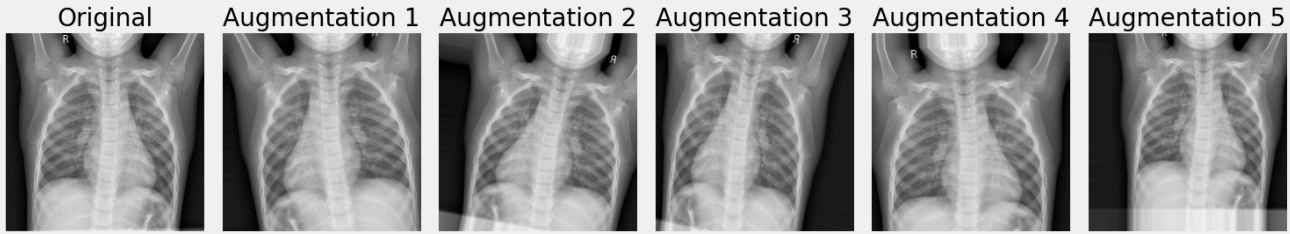
#> input picture img/augmentation_donnees_deep.png, 1290 x 234 px; its folder holds only this picture in this run
$ python -i preprocess_images.py   (imports and definitions only)
#> lines starting #> are read from the running program, lines starting #| are printed output that depends on the picture
#> further down, picture is the input picture: shape (234, 1290, 3); min 0, max 246, mean 146.7
"""
Module de prétraitement d'images pour la détection de pneumonie à partir de radiographies thoraciques.

Ce module contient des fonctions pour préparer les images pour l'entraînement d'un modèle
de deep learning, notamment le redimensionnement, la normalisation et l'augmentation des données.
"""

import os
import numpy as np
import cv2
from PIL import Image
import matplotlib.pyplot as plt
from sklearn.model_selection import train_test_split
import random

# [88 lines left out: functions redimensionner_image, normaliser_image, charger_et_pretraiter_image, pretraiter_lot_images, not called in this run]

def augmenter_image(image, rotation_max=20, translation_max=0.1, zoom_range=0.1, flip_horizontal=True):
    """
    Applique des transformations aléatoires à une image pour l'augmentation de données.

    Args:
        image (numpy.ndarray): Image à augmenter.
        rotation_max (int): Angle maximal de rotation en degrés.
        translation_max (float): Translation maximale en proportion de la taille de l'image.
        zoom_range (float): Plage de zoom (1-zoom_range, 1+zoom_range).
        flip_horizontal (bool): Si True, applique un retournement horizontal aléatoire.

    Returns:
        numpy.ndarray: Image augmentée.
    """
#> called with rotation_max = 20, translation_max = 0.1, zoom_range = 0.1, flip_horizontal = True
    # Obtenir les dimensions de l'image
    height, width = image.shape[:2]
#> height = 234; width = 1290

    # Supprimer la dimension du canal si présente
    if len(image.shape) == 3 and image.shape[2] == 1:
        image = image.squeeze()

    # Rotation aléatoire
    if rotation_max > 0:
        angle = random.uniform(-rotation_max, rotation_max)
        M = cv2.getRotationMatrix2D((width/2, height/2), angle, 1)
        image = cv2.warpAffine(image, M, (width, height), borderMode=cv2.BORDER_REFLECT)
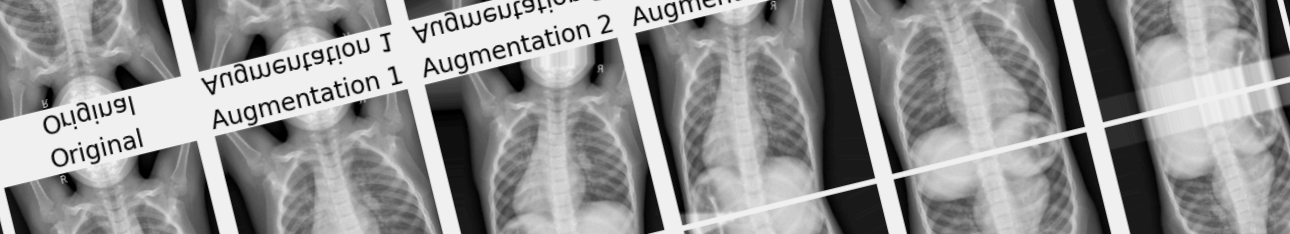
#> image: shape (234, 1290, 3); min 0, max 245, mean 148.1

    # Translation aléatoire
    if translation_max > 0:
        tx = random.uniform(-translation_max, translation_max) * width
#> tx = 66.55
        ty = random.uniform(-translation_max, translation_max) * height
#> ty = -3.72
        M = np.float32([[1, 0, tx], [0, 1, ty]])
#> M = [[1, 0, 66.55], [0, 1, -3.72]]
        image = cv2.warpAffine(image, M, (width, height), borderMode=cv2.BORDER_REFLECT)
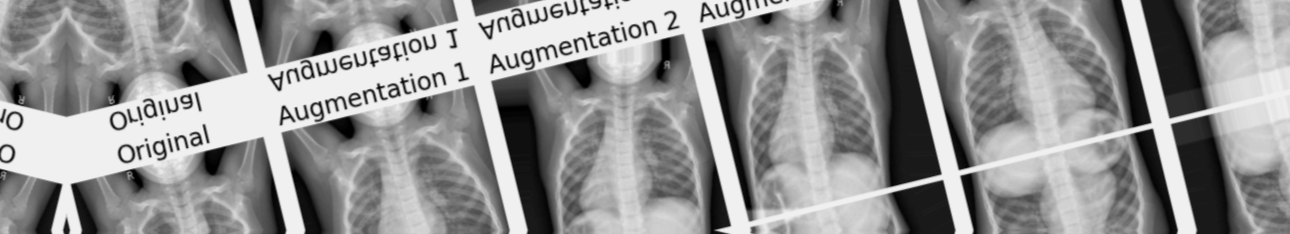
#> image: shape (234, 1290, 3); min 0, max 242, mean 148

    # Zoom aléatoire
    if zoom_range > 0:
        zoom = random.uniform(1 - zoom_range, 1 + zoom_range)
        cx, cy = width/2, height/2
#> cx = 645; cy = 117
        M = cv2.getRotationMatrix2D((cx, cy), 0, zoom)
#> M = [[0.952, 0, 31.1], [0, 0.952, 5.64]]
        image = cv2.warpAffine(image, M, (width, height), borderMode=cv2.BORDER_REFLECT)
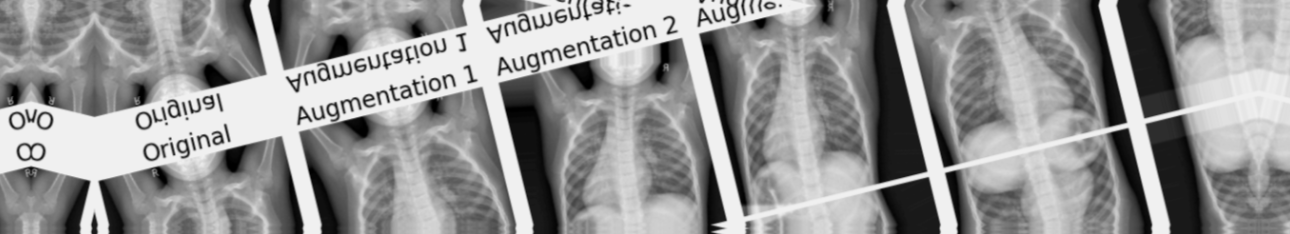
#> image: shape (234, 1290, 3); min 0, max 241, mean 148.8

    # Retournement horizontal aléatoire
    if flip_horizontal and random.random() > 0.5:
        image = cv2.flip(image, 1)
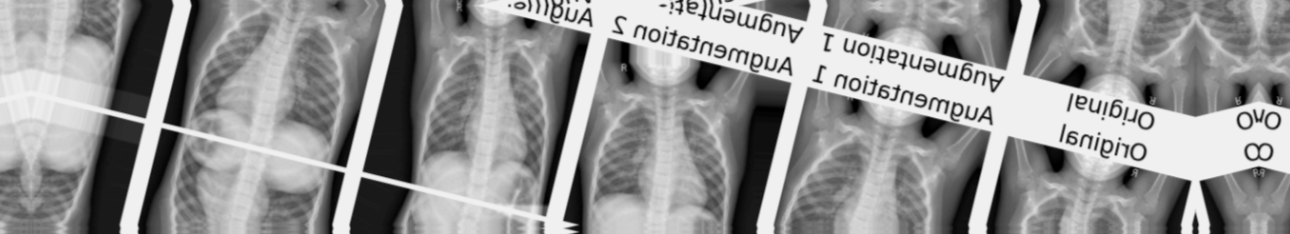
#> image: shape (234, 1290, 3); min 0, max 241, mean 148.8

    # Remettre la dimension du canal si nécessaire
    if len(image.shape) == 2:
        image = np.expand_dims(image, axis=-1)

    return image

# [167 lines left out: functions charger_images_avec_etiquettes, creer_batch_avec_augmentation, afficher_exemples_augmentation, diviser_donnees, preparer_donnees_pour_modele, not called in this run]

# [4 lines not run here, left out]

>>> import cv2
>>> picture = cv2.imread('../../img/augmentation_donnees_deep.png')
>>> result = augmenter_image(picture)
